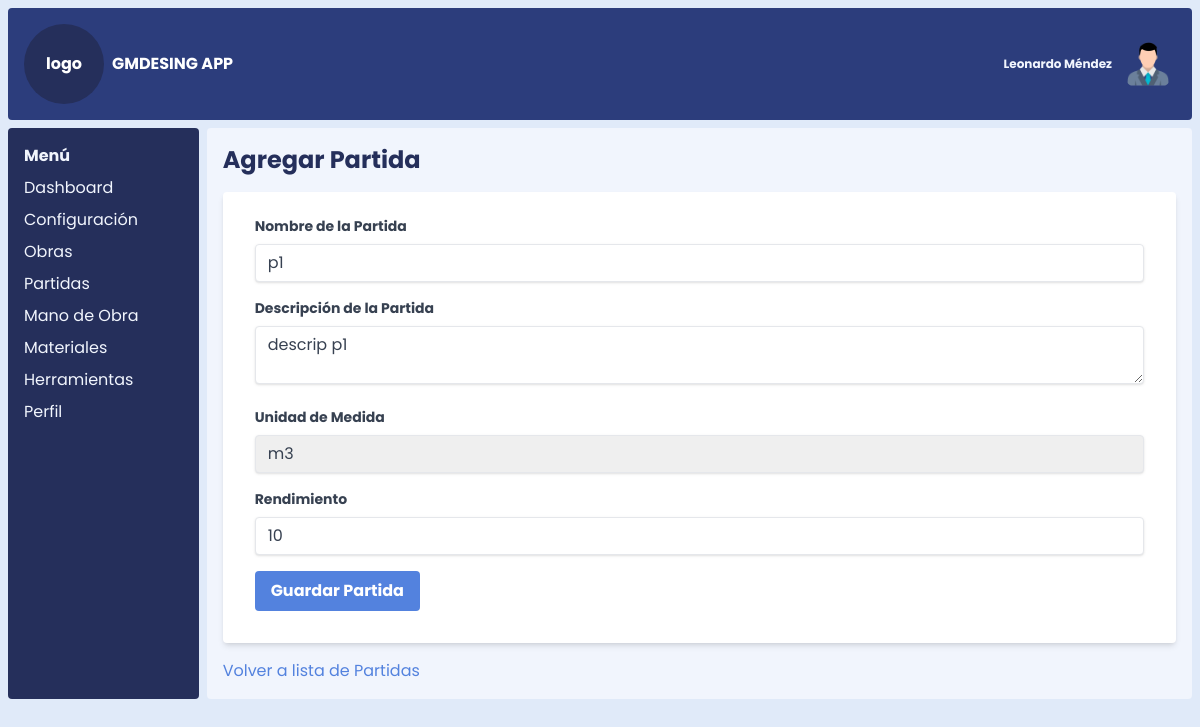
Page /partida/editar/1 on the committed database.
### models.py (models this page shows)
class Partida(db.Model):
    __tablename__ = 'partida'
    id_partida = db.Column(db.Integer, primary_key=True)
    nombre_partida = db.Column(db.String(100), nullable=False)
    descripcion_partida = db.Column(db.Text)
    unidad_medida_id = db.Column(
        db.Integer,
        db.ForeignKey('unidad_medida.id_unidad_medida', name='fk_partida_unidad_medida')
    )
    rendimiento = db.Column(db.Integer)
    obras = db.relationship('ObraPartida', back_populates='partida', lazy='dynamic')  # Relación con Obras
    mano_de_obra = db.relationship('PartidasManoDeObra', backref='partida', lazy=True)
    herramientas = db.relationship('PartidasHerramientas', backref='partida', lazy=True)
    materiales = db.relationship('PartidasMateriales', backref='partida', lazy=True)
    unidad_medida = db.relationship('UnidadMedida', backref='partidas')

### app.py (the view, shortened to what this page needs)
@app.route('/partida/editar/<int:id_partida>', methods=['GET', 'POST'])
def editar_partida(id_partida):
    partida = Partida.query.get_or_404(id_partida)
    print("Partida:",partida)
    form = PartidaForm(obj=partida)
    unidades = UnidadMedida.query.all()
    form.unidad_medida_id.choices = [(unidad.id_unidad_medida, unidad.nombre_unidad_medida) for unidad in unidades]
    return render_template('crear_partida.html', form=form, datos=datos) # Reutiliza la plantilla de creación

### forms.py
class PartidaForm(FlaskForm):
    nombre_partida = StringField('Nombre de la Partida', validators=[DataRequired()])
    descripcion_partida = TextAreaField('Descripción de la Partida')
    unidad_medida_id = SelectField('Unidad de Medida', coerce=int)  # coerce=int para convertir el valor a entero
    rendimiento = FloatField('Rendimiento', validators=[DataRequired()])
    submit = SubmitField('Guardar Partida')

### templates/crear_partida.html (shortened to what this page needs)
{% extends 'index.html' %}
{% block content %}
    <h1 class="text-2xl font-bold mb-4">Agregar Partida</h1>
    <form method="POST" class="bg-white shadow-md rounded px-8 pt-6 pb-8 mb-4">
        <div class="mb-4">
            {{ form.nombre_partida.label(class="block text-gray-700 text-sm font-bold mb-2") }}
            {{ form.nombre_partida(class="shadow appearance-none border rounded w-full py-2 px-3 text-gray-700 leading-tight focus:outline-none focus:shadow-outline") }}
        </div>
        <div class="mb-4">
            {{ form.descripcion_partida.label(class="block text-gray-700 text-sm font-bold mb-2") }}
            {{ form.descripcion_partida(class="shadow appearance-none border rounded w-full py-2 px-3 text-gray-700 leading-tight focus:outline-none focus:shadow-outline") }}
        </div>
        <div class="mb-4">
            {{ form.unidad_medida_id.label(class="block text-gray-700 text-sm font-bold mb-2") }}
            {{ form.unidad_medida_id(class="shadow appearance-none border rounded w-full py-2 px-3 text-gray-700 leading-tight focus:outline-none focus:shadow-outline") }}
        </div>
        <div class="mb-4">
            {{ form.rendimiento.label(class="block text-gray-700 text-sm font-bold mb-2") }}
            {{ form.rendimiento(class="shadow appearance-none border rounded w-full py-2 px-3 text-gray-700 leading-tight focus:outline-none focus:shadow-outline") }}
        </div>
        <div class="flex items-center justify-between">
            {{ form.submit(class="bg-blue-500 hover:bg-blue-700 text-white font-bold py-2 px-4 rounded focus:outline-none focus:shadow-outline") }}
        </div>
    </form>
    <div class="mt-4">
        <a href="{{ url_for('listar_partidas') }}" class="text-blue-500 hover:text-blue-700">Volver a lista de Partidas</a>
    </div>
{% endblock %}

### static/css/styles.css (style rules this page uses)
html, :host { line-height: 1.5; -webkit-text-size-adjust: 100%; -moz-tab-size: 4; -o-tab-size: 4; tab-size: 4; font-family: Poppins, sans-serif; font-feature-settings: normal; font-variation-settings: normal; -webkit-tap-highlight-color: transparent; }
body { margin: 0; line-height: inherit; }
h1, h2, h3, h4, h5, h6 { font-size: inherit; font-weight: inherit; }
a { color: inherit; text-decoration: inherit; }
button, input, optgroup, select, textarea { font-family: inherit; font-feature-settings: inherit; font-variation-settings: inherit; font-size: 100%; font-weight: inherit; line-height: inherit; letter-spacing: inherit; color: inherit; margin: 0; padding: 0; }
button, select { text-transform: none; }
button, input:where([type='button']), input:where([type='reset']), input:where([type='submit']) { -webkit-appearance: button; background-color: transparent; background-image: none; }
blockquote, dl, dd, h1, h2, h3, h4, h5, h6, hr, figure, p, pre { margin: 0; }
textarea { resize: vertical; }
input::placeholder, textarea::placeholder { opacity: 1; color: #9ca3af; }
.base { --tw-bg-opacity: 1; background-color: rgb(224 234 249 / var(--tw-bg-opacity, 1)); }
.mb-2 { margin-bottom: 0.5rem; }
.mb-4 { margin-bottom: 1rem; }
.mt-4 { margin-top: 1rem; }
.block { display: block; }
.flex { display: flex; }
.grid { display: grid; }
.h-\[100vh\] { height: 100vh; }
.w-full { width: 100%; }
.appearance-none { -webkit-appearance: none; -moz-appearance: none; appearance: none; }
.grid-cols-12 { grid-template-columns: repeat(12, minmax(0, 1fr)); }
.items-center { align-items: center; }
.justify-between { justify-content: space-between; }
.gap-2 { gap: 0.5rem; }
.rounded { border-radius: 0.25rem; }
.border { border-width: 1px; }
.bg-blue-500 { --tw-bg-opacity: 1; background-color: rgb(83 130 222 / var(--tw-bg-opacity, 1)); }
.bg-white { --tw-bg-opacity: 1; background-color: rgb(255 255 255 / var(--tw-bg-opacity, 1)); }
.p-2 { padding: 0.5rem; }
.px-3 { padding-left: 0.75rem; padding-right: 0.75rem; }
.px-4 { padding-left: 1rem; padding-right: 1rem; }
.px-8 { padding-left: 2rem; padding-right: 2rem; }
.py-2 { padding-top: 0.5rem; padding-bottom: 0.5rem; }
.pb-8 { padding-bottom: 2rem; }
.pt-6 { padding-top: 1.5rem; }
.text-2xl { font-size: 1.5rem; line-height: 2rem; }
.text-sm { font-size: 0.875rem; line-height: 1.25rem; }
.font-bold { font-weight: 700; }
.leading-tight { line-height: 1.25; }
.text-blue-500 { --tw-text-opacity: 1; color: rgb(83 130 222 / var(--tw-text-opacity, 1)); }
.text-gray-700 { --tw-text-opacity: 1; color: rgb(55 65 81 / var(--tw-text-opacity, 1)); }
.text-white { --tw-text-opacity: 1; color: rgb(255 255 255 / var(--tw-text-opacity, 1)); }
.shadow { --tw-shadow: 0 1px 3px 0 rgb(0 0 0 / 0.1), 0 1px 2px -1px rgb(0 0 0 / 0.1); --tw-shadow-colored: 0 1px 3px 0 var(--tw-shadow-color), 0 1px 2px -1px var(--tw-shadow-color); box-shadow: var(--tw-ring-offset-shadow, 0 0 #0000), var(--tw-ring-shadow, 0 0 #0000), var(--tw-shadow); }
.shadow-md { --tw-shadow: 0 4px 6px -1px rgb(0 0 0 / 0.1), 0 2px 4px -2px rgb(0 0 0 / 0.1); --tw-shadow-colored: 0 4px 6px -1px var(--tw-shadow-color), 0 2px 4px -2px var(--tw-shadow-color); box-shadow: var(--tw-ring-offset-shadow, 0 0 #0000), var(--tw-ring-shadow, 0 0 #0000), var(--tw-shadow); }

### rows in the picture
Partida: nombre_partida "p1", descripcion_partida "descrip p1", unidad_medida_id "m3", rendimiento "10"

### other values in the picture
{{ datos.sistema }} "GMDESING APP"
{{ datos.usuario }} "Leonardo Méndez"
{{ item.name }} "Dashboard" "Configuración" "Obras" "Partidas" "Mano de Obra" "Materiales" "Herramientas" "Perfil"
